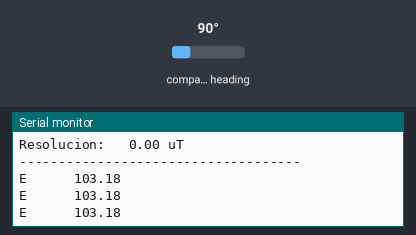
Simulated run of this sketch. Board: Arduino Uno, built with avr-gcc and run on an emulated ATmega328P. Shown: the last lines printed to the serial monitor. The inputs (shaded band) are chosen by the test bench; at power-on: compass heading 90°.

Above: at 1.8 s.
1.9 s: compass heading set to 7°
At 2.6 s:
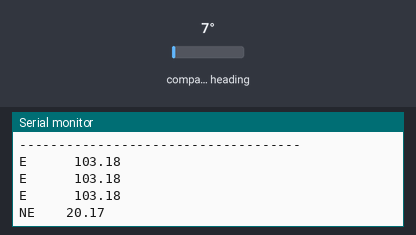
4.1 s: compass heading set to 180°
At 4.6 s:
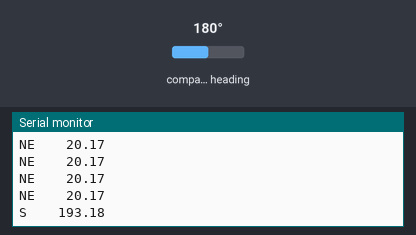
6.1 s: compass heading set to 269°
At 6.6 s:
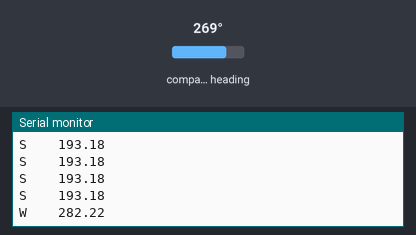
8.1 s: compass heading set to 352°
At 8.6 s:
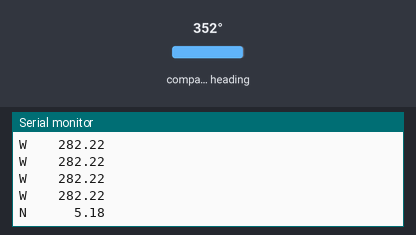
10.2 s: compass heading set to 101°
At 10.6 s:
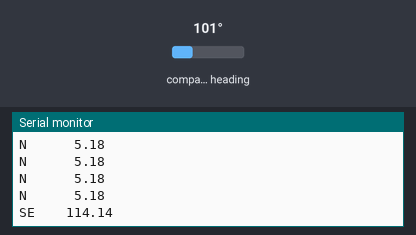
12.2 s: compass heading set to 199°
At 12.6 s:
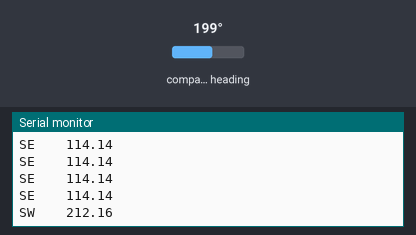

The sketch:

HMC5883.ino
```cpp
//Código brújula digital con sensor magnetometro HMC5883

#include <Wire.h>
#include <Adafruit_Sensor.h>
#include <Adafruit_HMC5883_U.h>

// Asignacion de una identificacion a la brujula
Adafruit_HMC5883_Unified mag = Adafruit_HMC5883_Unified(1032);

void displaySensorDetails(void)
{
  sensor_t sensor;
  mag.getSensor(&sensor);
  Serial.println("------------------------------------");
  Serial.print  ("Sensor:       "); Serial.println(sensor.name);
  Serial.print  ("Driver Ver:   "); Serial.println(sensor.version);
  Serial.print  ("ID unica:    "); Serial.println(sensor.sensor_id);
  Serial.print  ("Valor Maximo:    "); Serial.print(sensor.max_value); Serial.println(" uT");
  Serial.print  ("Valor Minimo:    "); Serial.print(sensor.min_value); Serial.println(" uT");
  Serial.print  ("Resolucion:   "); Serial.print(sensor.resolution); Serial.println(" uT");
  Serial.println("------------------------------------");
  Serial.println("");
  delay(500);

}

void setup(void)
{
  Serial.begin(9600);
  Serial.println("Magnetometro HMC5883 Test"); Serial.println("");

  /* Inicializamos el sensor */
  if(!mag.begin())
  {
    // Si hay algun problema con el HMC5883 sale el aviso de que revise las conexiones
    Serial.println("Ooops, no se ha detectado el HMC5883 ... revisa las conexiones!");
    while(1);
  }

  // Muesta la información básica del sensor
  displaySensorDetails();
}

void loop(void)
{
  // Hacemos que el sensor tome una nueva muestra
  sensors_event_t event;
  mag.getEvent(&event);

  /*
     Sostenga el módulo de manera que Z está señalando arriba y se pueda medir con el título X e Y
     Calcular la medida cuando el magnetómetro esté nivelado, y luego corregir los signos de eje
  */

  float muestra = atan2(event.magnetic.y, event.magnetic.x);

  /* Una vez tengamos la muestra tomada, a continuación debemos agregar el "ángulo de declinación"
    el ángulo de declinación es el "error" del campo magnético en su ubicación.
  Puedes encontrar el tuyo aquí: http://www.magnetic-declination.com/
   Si no encuentras tu ángulo de declinación, comenta las dos línias siguientes, la brújula estará
  ligeramente desviada*/

  float declinacionAngulo = 0.23;
  muestra += declinacionAngulo;

  // corrige los valores negativos
  if(muestra < 0)
    muestra += 2*PI;

  // Comprueba si hay error debido a la adición de la declinación.
  if(muestra > 2*PI)
    muestra -= 2*PI;

  // Convierte los radianes a grados
  float muestraangulo = muestra * 180/M_PI;
/* A continuación vamos a mostrar por pantalla los diferentes valores y puntos cardinales en función de las muestras tomadas*/
  if (muestraangulo > 350){
    Serial.print("N      "); Serial.println(muestraangulo);
  delay(500);
  }

  if (muestraangulo <= 15){
    Serial.print("N      "); Serial.println(muestraangulo);
  delay(500);
  }
  if (muestraangulo > 15 && muestraangulo <= 75){
    Serial.print("NE    "); Serial.println(muestraangulo);
  delay(500);
  }

  if (muestraangulo > 75 && muestraangulo <= 105){
    Serial.print("E      "); Serial.println(muestraangulo);
    delay(500);
  }

   if (muestraangulo > 105 && muestraangulo <= 165){
    Serial.print("SE    "); Serial.println(muestraangulo);
    delay(500);
  }

  if(muestraangulo > 165 && muestraangulo <= 195){
    Serial.print ("S    "); Serial.println(muestraangulo);
    delay(500);
  }

  if(muestraangulo > 195 && muestraangulo <= 255){
    Serial.print ("SW    "); Serial.println(muestraangulo);
    delay(500);
  }

  if(muestraangulo > 255 && muestraangulo <= 285){
    Serial.print ("W    "); Serial.println(muestraangulo);
    delay(500);
  }

  if(muestraangulo > 285 && muestraangulo <= 350){
    Serial.print ("NW    "); Serial.println(muestraangulo);
  delay(500);
  }

}
```

Measured:
- after the input at 1.9 s, the serial monitor: prints a new line after 0.28 s (image 1)
- after the input at 4.1 s, the serial monitor: prints a new line after 0.09 s (image 2)
- after the input at 6.1 s, the serial monitor: prints a new line after 0.10 s (image 3)
- after the input at 8.1 s, the serial monitor: prints a new line after 0.10 s (image 4)
- after the input at 10.2 s, the serial monitor: prints a new line at once (image 5)
- after the input at 12.2 s, the serial monitor: prints a new line at once (image 6)
